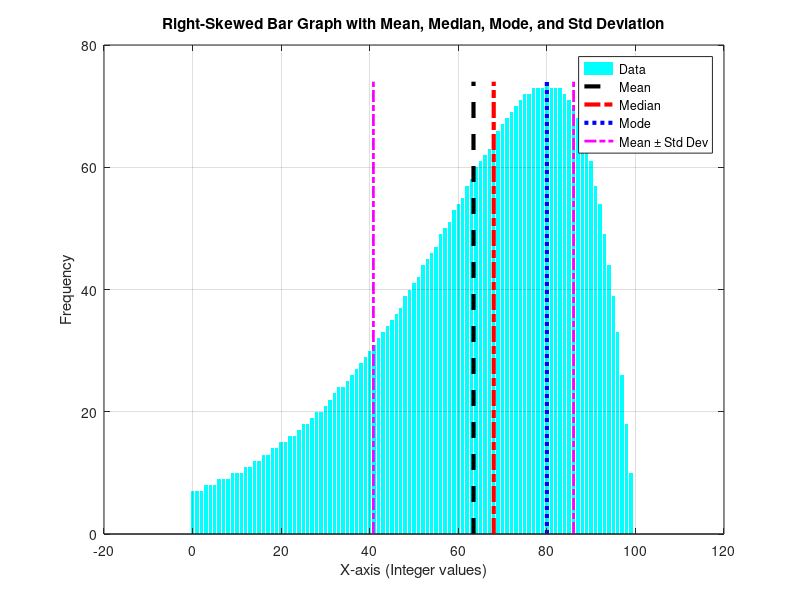

The MATLAB script that drew this image:
% Left skewed distribution (actually it is right skewed here)
clear all;
close all;
clc;

n = 100; % Upper limit
x = 0:n; % X-axis values
t = 5/n;
y = round(10 * (n - x) .* exp(-t * (n - x))); % Right-skewed distribution

% Compute Mean
mean_val = sum(x .* y) / sum(y);

% Compute Median
cdf = cumsum(y) / sum(y); % Cumulative distribution
median_index = find(cdf >= 0.5, 1); % Find the first index where CDF ≥ 0.5
median_val = x(median_index);

% Compute Mode (Index with Maximum Frequency)
[~, mode_index] = max(y);
mode_val = x(mode_index);

% Compute Standard Deviation
mean_x = mean_val; % Already computed
std_dev = sqrt(sum(y .* (x - mean_x).^2) / sum(y));

% Plot Bar Graph
figure;
b = bar(x, y, 'c'); % Cyan bars
set(b, 'EdgeColor', 'none'); % Removes the border
hold on;

% Plot Mean, Median, Mode, and Standard Deviation as Vertical Lines
y_max = max(y); % To extend lines properly
plot([mean_val mean_val], [0 y_max], 'k--', 'LineWidth', 3); % Mean (Black Dashed)
plot([median_val median_val], [0 y_max], 'r-.', 'LineWidth', 3); % Median (Red Dash-Dot)
plot([mode_val mode_val], [0 y_max], 'b:', 'LineWidth', 3); % Mode (Blue Dotted)
plot([mean_val+std_dev mean_val+std_dev], [0 y_max], 'm-.', 'LineWidth', 2); % Mean + Std (Magenta Line)
plot([mean_val-std_dev mean_val-std_dev], [0 y_max], 'm-.', 'LineWidth', 2); % Mean - Std (Magenta Line)

% Labels and Legend
xlabel('X-axis (Integer values)');
ylabel('Frequency');
title('Right-Skewed Bar Graph with Mean, Median, Mode, and Std Deviation');
legend({'Data', 'Mean', 'Median', 'Mode', 'Mean ± Std Dev'}, 'Location', 'northeast');
grid on;
hold off;

% Display Results
fprintf('Mean: %.2f\n', mean_val);
fprintf('Median: %.2f\n', median_val);
fprintf('Mode: %.2f\n', mode_val);
fprintf('Standard Deviation: %.2f\n', std_dev);
